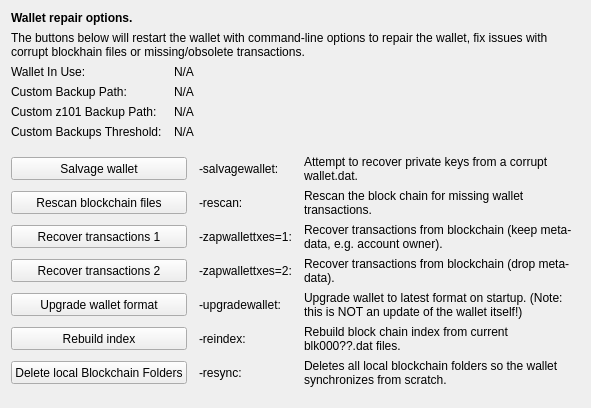
     <widget class="QWidget" name="tab_repair">
      <attribute name="title">
       <string>&amp;Wallet Repair</string>
      </attribute>
      <layout class="QGridLayout" name="gridLayout_4" columnstretch="0,0,0,0">
       <property name="horizontalSpacing">
        <number>12</number>
       </property>
       <item row="0" column="0" colspan="4">
        <widget class="QLabel" name="label_repair_header">
         <property name="font">
          <font>
           <weight>75</weight>
           <bold>true</bold>
          </font>
         </property>
         <property name="text">
          <string>Wallet repair options.</string>
         </property>
        </widget>
       </item>
       <item row="1" column="0" colspan="4">
        <widget class="QLabel" name="label_repair_helptext">
         <property name="font">
          <font>
           <weight>50</weight>
           <bold>false</bold>
          </font>
         </property>
         <property name="text">
          <string>The buttons below will restart the wallet with command-line options to repair the wallet, fix issues with corrupt blockhain files or missing/obsolete transactions.</string>
         </property>
         <property name="wordWrap">
          <bool>true</bool>
         </property>
        </widget>
       </item>
       <item row="2" column="0">
        <widget class="QLabel" name="wallet_path_label">
         <property name="text">
          <string>Wallet In Use:</string>
         </property>
        </widget>
       </item>
       <item row="2" column="1" colspan="3">
        <widget class="QLabel" name="wallet_path">
         <property name="cursor">
          <cursorShape>IBeamCursor</cursorShape>
         </property>
         <property name="text">
          <string>N/A</string>
         </property>
         <property name="textFormat">
          <enum>Qt::PlainText</enum>
         </property>
         <property name="textInteractionFlags">
          <set>Qt::LinksAccessibleByMouse|Qt::TextSelectableByKeyboard|Qt::TextSelectableByMouse</set>
         </property>
        </widget>
       </item>
       <item row="3" column="0">
        <widget class="QLabel" name="wallet_custombackuppath_label">
         <property name="text">
          <string>Custom Backup Path:</string>
         </property>
         <property name="visible">
          <bool>false</bool>
         </property>
        </widget>
       </item>
       <item row="3" column="1" colspan="3">
        <widget class="QLabel" name="wallet_custombackuppath">
         <property name="cursor">
          <cursorShape>IBeamCursor</cursorShape>
         </property>
         <property name="text">
          <string>N/A</string>
         </property>
         <property name="textFormat">
          <enum>Qt::PlainText</enum>
         </property>
         <property name="textInteractionFlags">
          <set>Qt::LinksAccessibleByMouse|Qt::TextSelectableByKeyboard|Qt::TextSelectableByMouse</set>
         </property>
         <property name="visible">
          <bool>false</bool>
         </property>
        </widget>
       </item>
       <item row="4" column="0">
        <widget class="QLabel" name="wallet_customz101backuppath_label">
         <property name="text">
          <string>Custom z101 Backup Path:</string>
         </property>
         <property name="visible">
          <bool>false</bool>
         </property>
        </widget>
       </item>
       <item row="4" column="1" colspan="3">
        <widget class="QLabel" name="wallet_customz101backuppath">
         <property name="cursor">
          <cursorShape>IBeamCursor</cursorShape>
         </property>
         <property name="text">
          <string>N/A</string>
         </property>
         <property name="textFormat">
          <enum>Qt::PlainText</enum>
         </property>
         <property name="textInteractionFlags">
          <set>Qt::LinksAccessibleByMouse|Qt::TextSelectableByKeyboard|Qt::TextSelectableByMouse</set>
         </property>
         <property name="visible">
          <bool>false</bool>
         </property>
        </widget>
       </item>
       <item row="5" column="0">
        <widget class="QLabel" name="wallet_custombackupthreshold_label">
         <property name="text">
          <string>Custom Backups Threshold:</string>
         </property>
         <property name="visible">
          <bool>false</bool>
         </property>
        </widget>
       </item>
       <item row="5" column="1" colspan="3">
        <widget class="QLabel" name="wallet_custombackupthreshold">
         <property name="cursor">
          <cursorShape>IBeamCursor</cursorShape>
         </property>
         <property name="text">
          <string>N/A</string>
         </property>
         <property name="textFormat">
          <enum>Qt::PlainText</enum>
         </property>
         <property name="textInteractionFlags">
          <set>Qt::LinksAccessibleByMouse|Qt::TextSelectableByKeyboard|Qt::TextSelectableByMouse</set>
         </property>
         <property name="visible">
          <bool>false</bool>
         </property>
        </widget>
       </item>
       <item row="6" column="0">
        <spacer name="verticalSpacer_repair1">
         <property name="orientation">
          <enum>Qt::Vertical</enum>
         </property>
         <property name="sizeHint" stdset="0">
          <size>
           <width>10</width>
           <height>10</height>
          </size>
         </property>
        </spacer>
       </item>
       <item row="7" column="0" colspan="2">
        <widget class="QPushButton" name="btn_salvagewallet">
         <property name="minimumSize">
          <size>
           <width>100</width>
           <height>23</height>
          </size>
         </property>
         <property name="text">
          <string>Salvage wallet</string>
         </property>
        </widget>
       </item>
       <item row="7" column="2">
        <widget class="QLabel" name="label_repair_salvage_command">
         <property name="text">
          <string notr="true">-salvagewallet:</string>
         </property>
        </widget>
       </item>
       <item row="7" column="3">
        <widget class="QLabel" name="label_repair_salvage">
         <property name="text">
          <string>Attempt to recover private keys from a corrupt wallet.dat.</string>
         </property>
         <property name="wordWrap">
          <bool>true</bool>
         </property>
        </widget>
       </item>
       <item row="8" column="0" colspan="2">
        <widget class="QPushButton" name="btn_rescan">
         <property name="minimumSize">
          <size>
           <width>100</width>
           <height>23</height>
          </size>
         </property>
         <property name="text">
          <string>Rescan blockchain files</string>
         </property>
        </widget>
       </item>
       <item row="8" column="2">
        <widget class="QLabel" name="label_repair_rescan_command">
         <property name="text">
          <string notr="true">-rescan:</string>
         </property>
        </widget>
       </item>
       <item row="8" column="3">
        <widget class="QLabel" name="label_repair_rescan">
         <property name="text">
          <string>Rescan the block chain for missing wallet transactions.</string>
         </property>
         <property name="wordWrap">
          <bool>true</bool>
         </property>
        </widget>
       </item>
       <item row="9" column="0" colspan="2">
        <widget class="QPushButton" name="btn_zapwallettxes1">
         <property name="minimumSize">
          <size>
           <width>100</width>
           <height>23</height>
          </size>
         </property>
         <property name="text">
          <string>Recover transactions 1</string>
         </property>
        </widget>
       </item>
       <item row="9" column="2">
        <widget class="QLabel" name="label_repair_zap1_command">
         <property name="text">
          <string notr="true">-zapwallettxes=1:</string>
         </property>
        </widget>
       </item>
       <item row="9" column="3">
        <widget class="QLabel" name="label_repair_zap1">
         <property name="text">
          <string>Recover transactions from blockchain (keep meta-data, e.g. account owner).</string>
         </property>
         <property name="wordWrap">
          <bool>true</bool>
         </property>
        </widget>
       </item>
       <item row="10" column="0" colspan="2">
        <widget class="QPushButton" name="btn_zapwallettxes2">
         <property name="minimumSize">
          <size>
           <width>100</width>
           <height>23</height>
          </size>
         </property>
         <property name="text">
          <string>Recover transactions 2</string>
         </property>
        </widget>
       </item>
       <item row="10" column="2">
        <widget class="QLabel" name="label_repair_zap2_command">
         <property name="text">
          <string notr="true">-zapwallettxes=2:</string>
         </property>
        </widget>
       </item>
       <item row="10" column="3">
        <widget class="QLabel" name="label_repair_zap2">
         <property name="text">
          <string>Recover transactions from blockchain (drop meta-data).</string>
         </property>
         <property name="wordWrap">
          <bool>true</bool>
         </property>
        </widget>
       </item>
       <item row="11" column="0" colspan="2">
        <widget class="QPushButton" name="btn_upgradewallet">
         <property name="minimumSize">
          <size>
           <width>100</width>
           <height>23</height>
          </size>
         </property>
         <property name="text">
          <string>Upgrade wallet format</string>
         </property>
        </widget>
       </item>
       <item row="11" column="2">
        <widget class="QLabel" name="label_repair_upgrade_command">
         <property name="text">
          <string notr="true">-upgradewallet:</string>
         </property>
        </widget>
       </item>
       <item row="11" column="3">
        <widget class="QLabel" name="label_repair_upgrade">
         <property name="text">
          <string>Upgrade wallet to latest format on startup. (Note: this is NOT an update of the wallet itself!)</string>
         </property>
         <property name="wordWrap">
          <bool>true</bool>
         </property>
        </widget>
       </item>
       <item row="12" column="0" colspan="2">
        <widget class="QPushButton" name="btn_reindex">
         <property name="minimumSize">
          <size>
           <width>100</width>
           <height>23</height>
          </size>
         </property>
         <property name="text">
          <string>Rebuild index</string>
         </property>
        </widget>
       </item>
       <item row="12" column="2">
        <widget class="QLabel" name="label_repair_reindex_command">
         <property name="text">
          <string notr="true">-reindex:</string>
         </property>
        </widget>
       </item>
       <item row="12" column="3">
        <widget class="QLabel" name="label_repair_reindex">
         <property name="text">
          <string>Rebuild block chain index from current blk000??.dat files.</string>
         </property>
         <property name="wordWrap">
          <bool>true</bool>
         </property>
        </widget>
       </item>
       <item row="13" column="0" colspan="2">
        <widget class="QPushButton" name="btn_resync">
         <property name="minimumSize">
          <size>
           <width>100</width>
           <height>23</height>
          </size>
         </property>
         <property name="text">
          <string>Delete local Blockchain Folders</string>
         </property>
        </widget>
       </item>
       <item row="13" column="2">
        <widget class="QLabel" name="label_repair_resync_command">
         <property name="text">
          <string>-resync:</string>
         </property>
        </widget>
       </item>
       <item row="13" column="3">
        <widget class="QLabel" name="label_repair_resync">
         <property name="text">
          <string>Deletes all local blockchain folders so the wallet synchronizes from scratch.</string>
         </property>
         <property name="wordWrap">
          <bool>true</bool>
         </property>
        </widget>
       </item>
       <item row="14" column="0">
        <spacer name="verticalSpacer_repair2">
         <property name="orientation">
          <enum>Qt::Vertical</enum>
         </property>
         <property name="sizeHint" stdset="0">
          <size>
           <width>20</width>
           <height>10</height>
          </size>
         </property>
        </spacer>
       </item>
      </layout>
     </widget>
